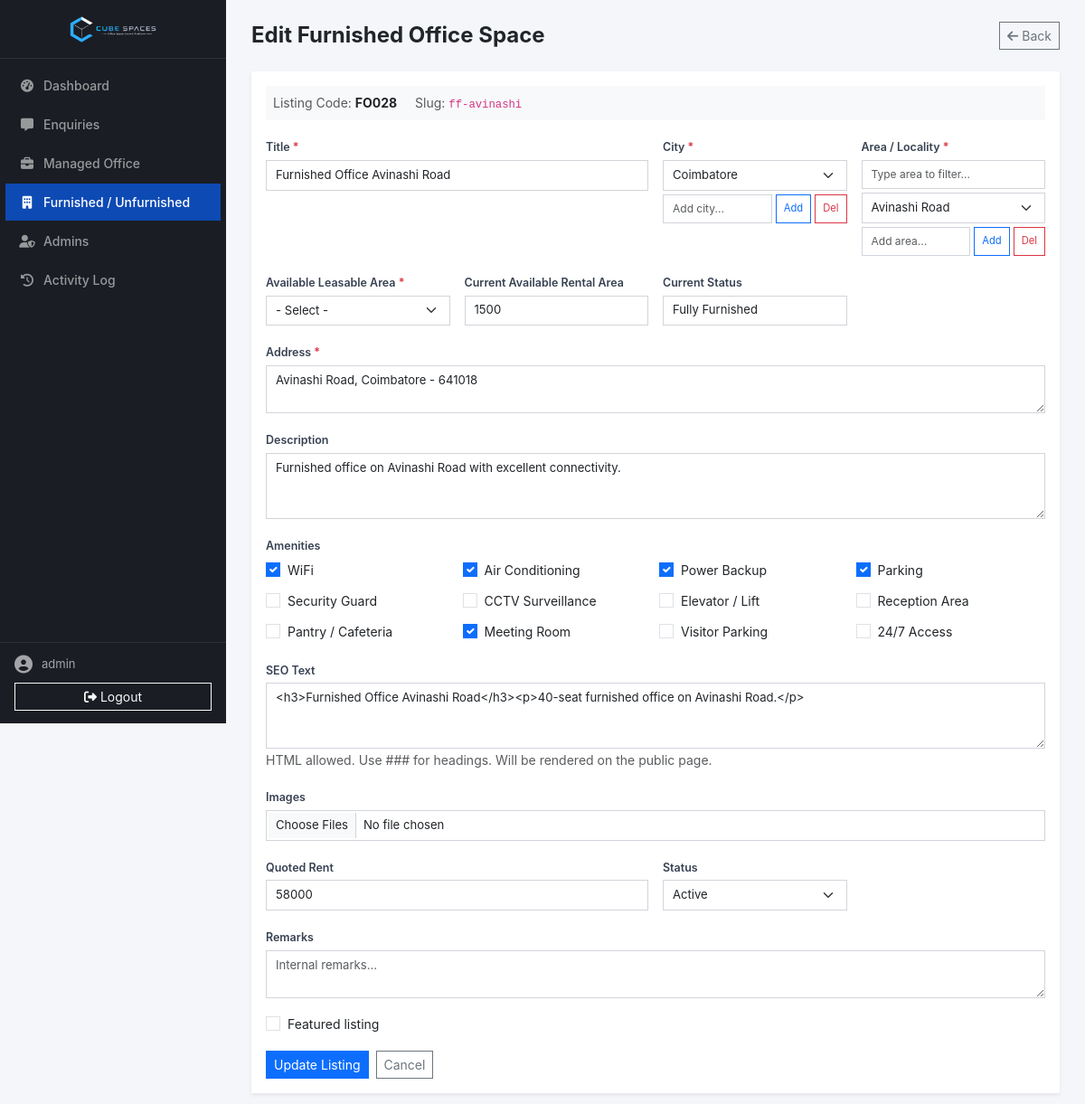
The app's page /admin/office-space.php?mode=edit&id=28&type=furnished (signed in) with its own data.
### tables this page shows
CREATE TABLE IF NOT EXISTS `furnished_offices` (
  `id` int NOT NULL AUTO_INCREMENT PRIMARY KEY,
  `title` varchar(255) NOT NULL,
  `slug` varchar(255) UNIQUE,
  `description` longtext,
  `city` varchar(100),
  `area` varchar(150),
  `address` varchar(500),
  `latitude` decimal(10, 7),
  `longitude` decimal(10, 7),
  `price` varchar(255),
  `price_label` varchar(100),
  `total_seats` int,
  `available_sqft` varchar(100),
  `min_inventory` varchar(50),
  `inventory_type` varchar(100),
  `total_area_sqft` int,
  `amenities` json,
  `images` json,
  `status` enum('draft', 'published', 'archived') DEFAULT 'draft',
  `featured` tinyint(1) DEFAULT 0,
  `feature_highlights` json,
  `seo_text` longtext,
  `office_space_type` varchar(100),
  `listing_type` varchar(50),
  `listing_code` varchar(50),
  `created_at` timestamp DEFAULT CURRENT_TIMESTAMP,
  `updated_at` timestamp DEFAULT CURRENT_TIMESTAMP ON UPDATE CURRENT_TIMESTAMP
);

### lib/config.php (called while the page is built, shortened)
<?php
function get_listing_table(string $type): ?string {
    return ALLOWED_LISTING_TABLES[$type] ?? null;
}

### admin/office-space.php (the view, shortened to what this page needs)
<?php
require_once __DIR__ . '/layout.php';
$mode = $_GET['mode'] ?? 'list';
$editId = (int)($_GET['id'] ?? 0);
$editType = trim($_GET['type'] ?? ($mode === 'add' ? 'furnished' : ''));
$editTable = get_listing_table($editType) ?: 'furnished_offices';
if ($mode === 'add' || $mode === 'edit'):
    $listing = ['title'=>'', 'listing_type'=>'', 'description'=>'', 'city'=>'', 'area'=>'', 'address'=>'', 'price'=>'', 'price_label'=>'', 'total_seats'=>'', 'total_area_sqft'=>'', 'available_sqft'=>'', 'min_inventory'=>'', 'inventory_type'=>'', 'amenities'=>'[]', 'images'=>'[]', 'status'=>'active', 'featured'=>0, 'office_space_type'=>'rent', 'feature_highlights'=>'[]', 'seo_text'=>'', 'remarks'=>'', 'latitude'=>null, 'longitude'=>null, 'listing_code'=>'', 'slug'=>''];
    if ($mode === 'edit' && $editId && $editTable) {
        $stmt = mysqli_prepare($conn, "SELECT * FROM $editTable WHERE id=?");
        mysqli_stmt_bind_param($stmt, 'i', $editId);
        mysqli_stmt_execute($stmt);
        $r = mysqli_stmt_get_result($stmt);
        $listing = mysqli_fetch_assoc($r);
    }
    $amenities = json_decode($listing['amenities'] ?? '[]', true);
    $cities = mysqli_query($conn, "SELECT city FROM (SELECT city COLLATE utf8mb4_unicode_ci AS city FROM listing_cities UNION SELECT DISTINCT city COLLATE utf8mb4_unicode_ci AS city FROM furnished_offices WHERE city != '' UNION SELECT DISTINCT city COLLATE utf8mb4_unicode_ci AS city FROM unfurnished_offices WHERE city != '') AS c ORDER BY city");
    $amenityList = ['WiFi','Air Conditioning','Power Backup','Parking','Security Guard','CCTV Surveillance','Elevator / Lift','Reception Area','Pantry / Cafeteria','Meeting Room','Visitor Parking','24/7 Access'];
?>
<div class="d-flex justify-content-between align-items-center mb-4">
    <h4 class="fw-bold mb-0"><?= $mode === 'add' ? 'Add' : 'Edit' ?> <?= $mode === 'edit' ? ucfirst($editType) : '' ?> Office Space</h4>
    <a href="office-space.php" class="btn btn-outline-secondary btn-sm"><i class="fa-solid fa-arrow-left me-1"></i>Back</a>
</div>
<div class="card border-0 shadow-sm">
    <div class="card-body">
        <?php if ($mode === 'edit' && $listing['listing_code']): ?>
        <div class="mb-3 p-2 bg-light small">
            <span class="text-muted">Listing Code:</span> <strong><?= htmlspecialchars($listing['listing_code']) ?></strong>
            <?php if ($listing['slug']): ?><span class="ms-3 text-muted">Slug:</span> <code><?= htmlspecialchars($listing['slug']) ?></code><?php endif; ?>
        </div>
        <?php endif; ?>
        <form id="listingForm" class="row g-3 needs-validation" enctype="multipart/form-data" novalidate>
            <div class="col-md-6 position-relative">
                <label for="title" class="form-label small fw-semibold">Title <span class="text-danger">*</span></label>
                <input type="text" name="title" id="title" class="form-control form-control-sm" required value="<?= htmlspecialchars($listing['title']) ?>" placeholder="e.g. RMZ Millenia">
            </div>
            <div class="col-md-3 position-relative">
                <label for="city" class="form-label small fw-semibold">City <span class="text-danger">*</span></label>
                <select name="city" id="city" class="form-select form-select-sm" required onchange="filterAreasByCity()">
                    <?php if ($cities && mysqli_num_rows($cities)): mysqli_data_seek($cities, 0); while ($c = mysqli_fetch_assoc($cities)): ?>
                    <option value="<?= htmlspecialchars($c['city']) ?>" <?= $listing['city']===$c['city']?'selected':'' ?>><?= htmlspecialchars(ucfirst($c['city'])) ?></option>
                    <?php endwhile; endif; ?>
                </select>
                <div class="d-flex gap-1 mt-1">
                    <input type="text" id="newCity" class="form-control form-control-sm" placeholder="Add city..." style="font-size:0.75rem;">
                    <button type="button" class="btn btn-sm btn-outline-primary" onclick="window.addNewCity()" style="font-size:0.7rem;white-space:nowrap;">Add</button>
                    <button type="button" class="btn btn-sm btn-outline-danger" onclick="window.deleteCity()" style="font-size:0.7rem;white-space:nowrap;">Del</button>
                </div>
            </div>
            <div class="col-md-3 position-relative">
                <label for="area" class="form-label small fw-semibold">Area / Locality <span class="text-danger">*</span></label>
                <input type="text" id="areaSearch" class="form-control form-control-sm mb-1" placeholder="Type area to filter..." oninput="filterAreasByText(this)" style="font-size:0.75rem;">
                <select name="area" id="area" class="form-select form-select-sm" required>
                    <option value="">- Select -</option>
                </select>
                <div class="d-flex gap-1 mt-1">
                    <input type="text" id="newArea" class="form-control form-control-sm" placeholder="Add area..." style="font-size:0.75rem;">
                    <button type="button" class="btn btn-sm btn-outline-primary" onclick="window.addNewArea()" style="font-size:0.7rem;white-space:nowrap;">Add</button>
                    <button type="button" class="btn btn-sm btn-outline-danger" onclick="window.deleteArea()" style="font-size:0.7rem;white-space:nowrap;">Del</button>
                </div>
            </div>
            <div class="col-md-3 position-relative">
                <label for="available_sqft" class="form-label small fw-semibold">Available Leasable Area <span class="text-danger">*</span></label>
                <select name="available_sqft" id="available_sqft" class="form-select form-select-sm" required>
                    <option value="">- Select -</option>
                </select>
            </div>
            <div class="col-md-3 position-relative">
                <label for="total_area_sqft" class="form-label small fw-semibold">Current Available Rental Area</label>
                <input type="number" name="total_area_sqft" id="total_area_sqft" class="form-control form-control-sm" value="<?= htmlspecialchars($listing['total_area_sqft'] ?? '') ?>" placeholder="e.g. 5000">
            </div>
            <div class="col-md-3 position-relative">
                <label for="inventory_type" class="form-label small fw-semibold">Current Status</label>
                <input type="text" name="inventory_type" id="inventory_type" class="form-control form-control-sm" value="<?= htmlspecialchars($listing['inventory_type'] ?? '') ?>" placeholder="e.g. Ready to move in" oninput="validateInventoryType(this)">
            </div>
            <div class="col-12 position-relative">
                <label for="address" class="form-label small fw-semibold">Address <span class="text-danger">*</span></label>
                <textarea name="address" id="address" class="form-control form-control-sm" rows="2" required placeholder="Full address"><?= htmlspecialchars($listing['address']??'') ?></textarea>
            </div>
            <div class="col-12 position-relative">
                <label for="description" class="form-label small fw-semibold">Description</label>
                <textarea name="description" id="description" class="form-control form-control-sm" rows="3" placeholder="Describe the property"><?= htmlspecialchars($listing['description']??'') ?></textarea>
            </div>
            <div class="col-12">
                <label class="form-label small fw-semibold">Amenities</label>
                <div class="row g-2" id="amenitiesContainer">
                    <?php foreach ($amenityList as $amenity): ?>
                    <div class="col-md-3 col-6">
                        <div class="form-check">
                            <input type="checkbox" class="form-check-input amenity-check" value="<?= htmlspecialchars($amenity) ?>" id="amenity_<?= preg_replace('/[^a-zA-Z0-9]/', '_', $amenity) ?>" <?= in_array($amenity, $amenities) ? 'checked' : '' ?>>
                            <label class="form-check-label small" for="amenity_<?= preg_replace('/[^a-zA-Z0-9]/', '_', $amenity) ?>"><?= htmlspecialchars($amenity) ?></label>
                        </div>
                    </div>
                    <?php endforeach; ?>
                </div>
            </div>
            <div class="col-12 position-relative">
                <label for="seo_text" class="form-label small fw-semibold">SEO Text</label>
                <textarea name="seo_text" id="seo_text" class="form-control form-control-sm" rows="3" placeholder="&lt;h3&gt;About this Workspace&lt;/h3&gt;"><?= $listing['seo_text'] ?? '' ?></textarea>
                <small class="form-text text-muted">HTML allowed. Use ### for headings. Will be rendered on the public page.</small>
            </div>
            <div class="col-12">
                <label for="images" class="form-label small fw-semibold">Images</label>
                <input type="file" name="images[]" id="images" class="form-control form-control-sm" accept="image/*" multiple>
            </div>
            <div class="col-md-6 position-relative">
                <label for="price" class="form-label small fw-semibold">Quoted Rent</label>
                <input type="text" name="price" id="price" class="form-control form-control-sm" value="<?= htmlspecialchars($listing['price']??'') ?>" placeholder="Enter quoted rent">
            </div>
            <div class="col-md-3 position-relative">
                <label for="status" class="form-label small fw-semibold">Status</label>
                <select name="status" id="status" class="form-select form-select-sm">
                    <option value="active" <?= ($listing['status']??'active')==='active'?'selected':'' ?>>Active</option>
                </select>
            </div>
            <div class="col-12">
                <label for="remarks" class="form-label small fw-semibold">Remarks</label>
                <textarea name="remarks" id="remarks" class="form-control form-control-sm" rows="2" placeholder="Internal remarks..."><?= htmlspecialchars($listing['remarks']??'') ?></textarea>
            </div>
            <div class="col-12">
                <div class="form-check">
                    <input type="checkbox" name="featured" value="1" class="form-check-input" id="featuredCheck" <?= $listing['featured']?'checked':'' ?>>
                    <label class="form-check-label small" for="featuredCheck">Featured listing</label>
                </div>
            </div>
            <div class="col-12 d-flex gap-2">
                <button type="submit" class="btn btn-primary btn-sm"><?= $mode === 'add' ? 'Create Listing' : 'Update Listing' ?></button>
                <a href="office-space.php" class="btn btn-outline-secondary btn-sm">Cancel</a>
            </div>
        </form>
    </div>
</div>
<?php endif; ?>
<?php require_once __DIR__ . '/footer.php'; ?>

### assets/css/admin.css (style rules this page uses)
* { border-radius: 0 !important; }
:root { --admin-sidebar-width: 250px; --admin-primary: #0d4ab4; --admin-primary-dark: #083891; --admin-bg: #f4f6f9; --admin-card-shadow: 0 1px 4px rgba(0,0,0,0.06); }
body { font-family: 'Inter', sans-serif; background: var(--admin-bg); padding-top: 0; -webkit-font-smoothing: antialiased; }
.form-label { font-size: 0.78rem; font-weight: 600; color: #374151; margin-bottom: 4px; }
.form-control-sm, .form-select-sm { font-size: 0.82rem; padding: 6px 10px; border-color: #d1d5db; }

### records on screen
furnished_offices: listing_code "FO028", slug "ff-avinashi", title "Furnished Office Avinashi Road", city "Coimbatore", total_area_sqft "1500", inventory_type "Fully Furnished", address "Avinashi Road, Coimbatore - 641018", description "Furnished office on Avinashi Road with excellent connectivity.", amenities "☑", seo_text "<h3>Furnished Office Avinashi Road</h3><p>40-seat furnished office on Avinashi Road.</p>", price "58000"

### other values on screen
$adminUser "admin"
$editType "Furnished"
$amenity "WiFi"
$amenity "Air Conditioning"
$amenity "Power Backup"
$amenity "Parking"
$amenity "Security Guard"
$amenity "CCTV Surveillance"
$amenity "Elevator / Lift"
$amenity "Reception Area"
$amenity "Pantry / Cafeteria"
$amenity "Meeting Room"
$amenity "Visitor Parking"
$amenity "24/7 Access"
